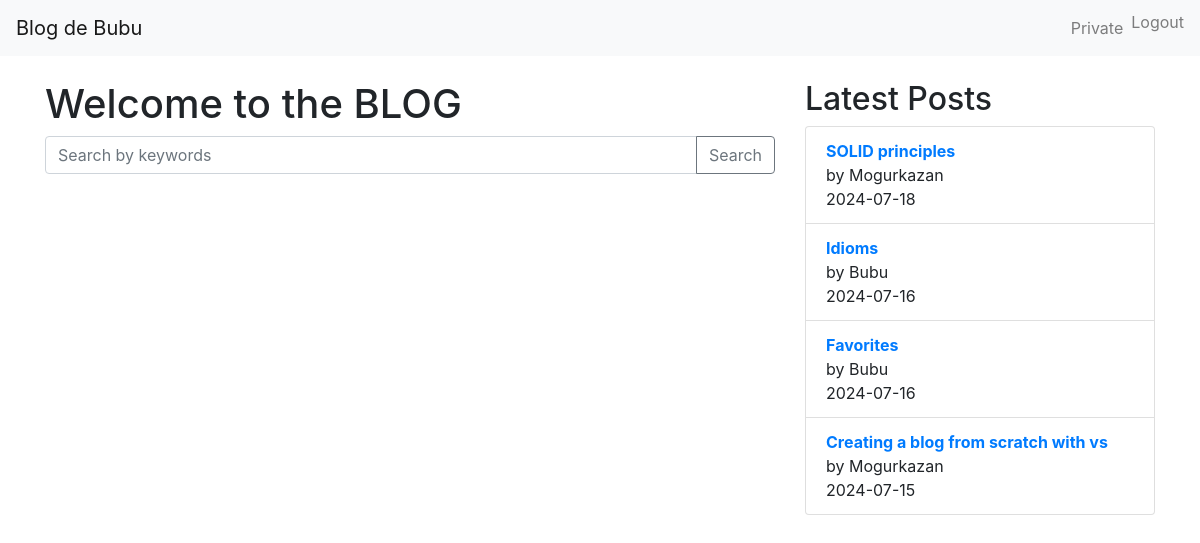
The app's page / (signed in) with its own data.
### app/models.py (models this page shows, shortened)
class User(UserMixin, db.Model):
    id = db.Column(db.Integer, primary_key=True)
    email = db.Column(db.String(120), unique=True, nullable=False)
    nickname = db.Column(db.String(80), unique=True, nullable=False)
    password_hash = db.Column(db.String(128), nullable=False)
    posts = db.relationship('Post', backref='author', lazy=True)
    comments = db.relationship('Comment', backref='author', lazy=True)
    favorites = db.relationship('Post', secondary='favorites', backref=db.backref('favorited_by', lazy='dynamic'))

class Post(db.Model):
    id = db.Column(db.Integer, primary_key=True)
    title = db.Column(db.String(100), nullable=False)
    content = db.Column(db.Text, nullable=False)
    date_posted = db.Column(db.DateTime, nullable=False, default=datetime.utcnow)
    keywords = db.Column(db.String(100), nullable=True)
    user_id = db.Column(db.Integer, db.ForeignKey('user.id'), nullable=False)
    comments = db.relationship('Comment', backref='post', lazy=True)

### app/routes.py (the view)
@bp.route('/')
def home():
    latest_posts = Post.query.order_by(Post.date_posted.desc()).limit(5).all()
    logout_form = LogoutForm()
    return render_template('index.html', latest_posts=latest_posts, logout_form=logout_form)

### app/forms.py
class LogoutForm(FlaskForm):
    pass

### app/models.py (called while the page is built)
@login_manager.user_loader
def load_user(user_id):
    return User.query.get(int(user_id))

### app/templates/index.html (shortened to what this page needs)
<!DOCTYPE html>
<html lang="en">
<head>
    <link rel="stylesheet" href="https://stackpath.bootstrapcdn.com/bootstrap/4.5.2/css/bootstrap.min.css">
</head>
<body>
    {% block navbar %}
    <nav class="navbar navbar-expand-lg navbar-light bg-light fixed-top">
        <a class="navbar-brand" href="{{ url_for('main.home') }}">
            {% if current_user.is_authenticated %}
                Blog de {{ current_user.nickname }}
            {% else %}
                Mi Blog
            {% endif %}
        </a>
        <div class="collapse navbar-collapse" id="navbarNav">
            <ul class="navbar-nav ml-auto">
                {% if not current_user.is_authenticated %}
                <li class="nav-item">
                    <a class="nav-link" href="{{ url_for('main.signup') }}">Sign Up</a>
                </li>
                <li class="nav-item">
                    <a class="nav-link" href="{{ url_for('main.login') }}">Login</a>
                </li>
                {% else %}
                <li class="nav-item">
                    <a class="nav-link" href="{{ url_for('main.user_area') }}">Private</a>
                </li>
                <li class="nav-item">
                    <form action="{{ url_for('main.logout') }}" method="POST" style="display:inline;">
                        <button class="nav-link btn btn-link" type="submit" style="display:inline; border:none; background:none; padding:0;">Logout</button>
                    </form>
                </li>
                {% endif %}
            </ul>
        </div>
    </nav>
    {% endblock %}
    <div class="container" style="margin-top: 80px;">
        <div class="row">
            <div class="col-md-8">
                {% block content %}
                <h1>Welcome to the BLOG</h1>
                <form method="GET" action="{{ url_for('main.search') }}">
                    <div class="input-group mb-3">
                        <input type="text" class="form-control" name="query" placeholder="Search by keywords">
                        <div class="input-group-append">
                            <button class="btn btn-outline-secondary" type="submit">Search</button>
                        </div>
                    </div>
                </form>
                {% endblock %}
            </div>
            <div class="col-md-4">
                <h2>Latest Posts</h2>
                <ul class="list-group">
                    {% for post in latest_posts %}
                    <li class="list-group-item">
                        <a href="{{ url_for('main.view_post', post_id=post.id) }}">
                            <strong>{{ post.title }}</strong>
                        </a><br>
                        by {{ post.author.nickname }}<br>
                        {{ post.date_posted.strftime('%Y-%m-%d') }}
                    </li>
                    {% endfor %}
                </ul>
            </div>
        </div>
    </div>
</body>
</html>

### records on screen
User: nickname "Bubu"
Post: title "SOLID principles", author.nickname "Mogurkazan", date_posted "2024-07-18"
Post: title "Idioms", author.nickname "Bubu", date_posted "2024-07-16"
Post: title "Favorites", author.nickname "Bubu", date_posted "2024-07-16"
Post: title "Creating a blog from scratch with vs", author.nickname "Mogurkazan", date_posted "2024-07-15"
